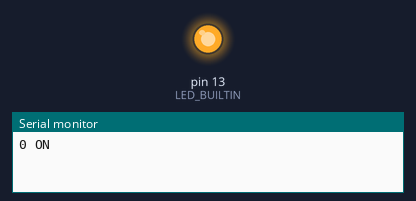
This sketch was run on a simulated Arduino Uno, built with avr-gcc and run on an emulated ATmega328P. On the bench: output pins drawn as LEDs (lit = HIGH), the last lines printed to the serial monitor.

Above: at 1.0 s.
At 5.5 s:
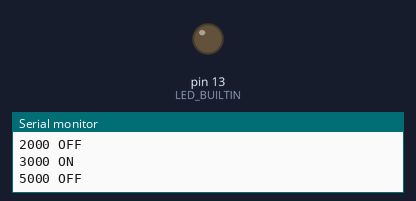
Timing chart, 0 to 6.9 s (numbered marks = the images above):
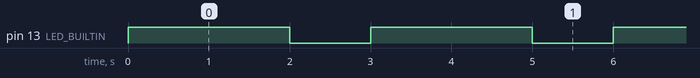

Measured:
- by itself, pin 13 (LED_BUILTIN): alternates HIGH for 2.0 s and LOW for 1.0 s

The sketch:

Blink.ino
```cpp
#define ON_DURATION 2000
#define OFF_DURATION 1000

boolean status = LOW;
unsigned long offset = 0;

void setup() {
  Serial.begin(9600);
  pinMode(LED_BUILTIN, OUTPUT);

}

// Método que avisa cuando se ha producido una 'transición'
boolean needsSwitch() {
  boolean switching = false;

// Compruebo si ha pasado el tiempo de este estado
  if (millis()>=offset) {
    // Si ha pasado el intervalo, cambio el estado, ...
    status = !status;
    // ... calculo cuando debe producirse el siguiente cambio, ...
    offset = millis()+(status? ON_DURATION:OFF_DURATION);
    // ... y me preparo para notificarlo.
    switching = true;
  }

  return switching;
}

// Ejecuta las acciones requeridas cuando se produce una 'transición'
void doSwitch() {
    digitalWrite(LED_BUILTIN, status);   // Cambio el estado de la salida del LED
    Serial.print(millis());
    Serial.println(status? " ON":" OFF");
}

// Bucle principal. Limpio. Solo verifica los cambios de estado y
// ejecuta las acciones necesarias cuando se producen.
void loop() {

  if (needsSwitch()) {
    doSwitch();
  }


}
```
